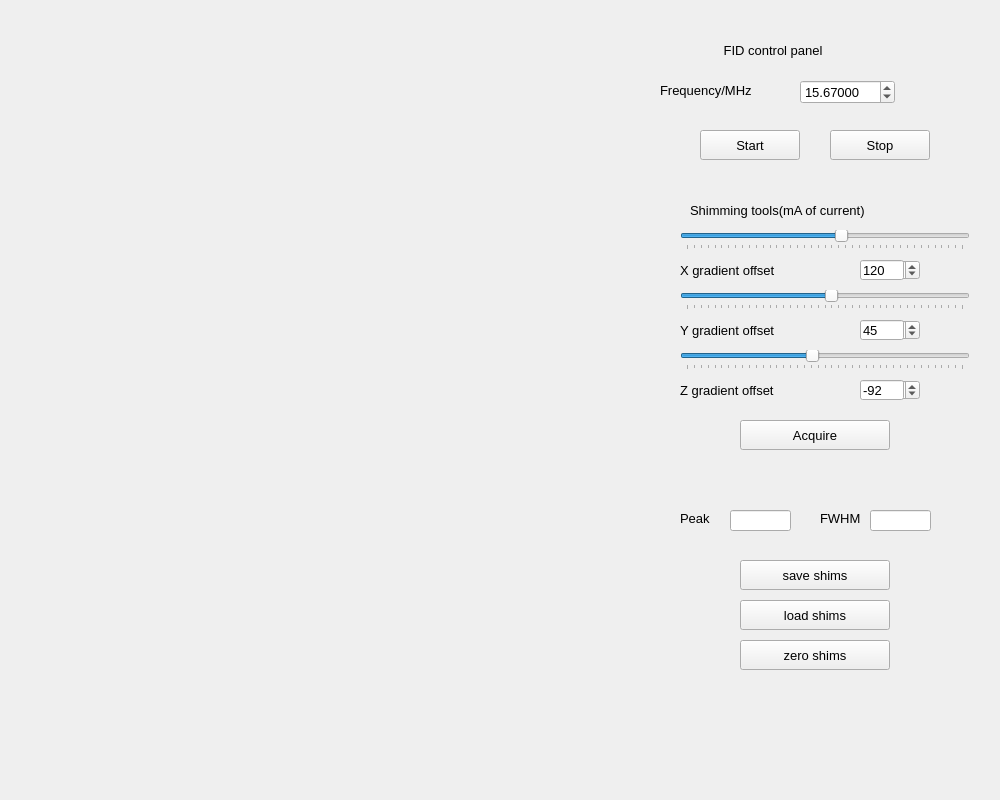
<?xml version="1.0" encoding="UTF-8"?>
<ui version="4.0">
 <class>mri_fid_Widget</class>
 <widget class="QWidget" name="mri_fid_Widget">
  <property name="geometry">
   <rect>
    <x>0</x>
    <y>0</y>
    <width>1000</width>
    <height>800</height>
   </rect>
  </property>
  <property name="windowTitle">
   <string>FID</string>
  </property>
  <widget class="QWidget" name="plotWidget" native="true">
   <property name="geometry">
    <rect>
     <x>20</x>
     <y>10</y>
     <width>600</width>
     <height>700</height>
    </rect>
   </property>
   <property name="sizePolicy">
    <sizepolicy hsizetype="Expanding" vsizetype="Preferred">
     <horstretch>0</horstretch>
     <verstretch>0</verstretch>
    </sizepolicy>
   </property>
   <property name="minimumSize">
    <size>
     <width>0</width>
     <height>0</height>
    </size>
   </property>
   <layout class="QVBoxLayout" name="plotLayout"/>
  </widget>
  <widget class="QWidget" name="controlWidget" native="true">
   <property name="enabled">
    <bool>true</bool>
   </property>
   <property name="geometry">
    <rect>
     <x>640</x>
     <y>10</y>
     <width>350</width>
     <height>700</height>
    </rect>
   </property>
   <property name="sizePolicy">
    <sizepolicy hsizetype="Preferred" vsizetype="Preferred">
     <horstretch>0</horstretch>
     <verstretch>0</verstretch>
    </sizepolicy>
   </property>
   <property name="minimumSize">
    <size>
     <width>300</width>
     <height>0</height>
    </size>
   </property>
   <property name="font">
    <font>
     <pointsize>10</pointsize>
    </font>
   </property>
   <widget class="QLabel" name="freqLabel">
    <property name="geometry">
     <rect>
      <x>20</x>
      <y>70</y>
      <width>131</width>
      <height>20</height>
     </rect>
    </property>
    <property name="text">
     <string>Frequency/MHz</string>
    </property>
   </widget>
   <widget class="QPushButton" name="startButton">
    <property name="geometry">
     <rect>
      <x>60</x>
      <y>120</y>
      <width>100</width>
      <height>30</height>
     </rect>
    </property>
    <property name="text">
     <string>Start</string>
    </property>
   </widget>
   <widget class="QDoubleSpinBox" name="freqValue">
    <property name="geometry">
     <rect>
      <x>160</x>
      <y>70</y>
      <width>95</width>
      <height>24</height>
     </rect>
    </property>
    <property name="font">
     <font>
      <pointsize>10</pointsize>
     </font>
    </property>
    <property name="decimals">
     <number>5</number>
    </property>
    <property name="maximum">
     <double>60.000000000000000</double>
    </property>
    <property name="singleStep">
     <double>0.001000000000000</double>
    </property>
    <property name="value">
     <double>15.670000000000000</double>
    </property>
   </widget>
   <widget class="QPushButton" name="stopButton">
    <property name="geometry">
     <rect>
      <x>190</x>
      <y>120</y>
      <width>100</width>
      <height>30</height>
     </rect>
    </property>
    <property name="text">
     <string>Stop</string>
    </property>
   </widget>
   <widget class="QLabel" name="projectionLabel">
    <property name="geometry">
     <rect>
      <x>400</x>
      <y>170</y>
      <width>112</width>
      <height>16</height>
     </rect>
    </property>
    <property name="text">
     <string>Projection Axis, x/y/z</string>
    </property>
   </widget>
   <widget class="QSlider" name="horizontalSlider_x">
    <property name="geometry">
     <rect>
      <x>40</x>
      <y>220</y>
      <width>290</width>
      <height>20</height>
     </rect>
    </property>
    <property name="minimum">
     <number>-1000</number>
    </property>
    <property name="maximum">
     <number>1000</number>
    </property>
    <property name="value">
     <number>120</number>
    </property>
    <property name="orientation">
     <enum>Qt::Horizontal</enum>
    </property>
    <property name="invertedAppearance">
     <bool>false</bool>
    </property>
    <property name="tickPosition">
     <enum>QSlider::TicksBelow</enum>
    </property>
    <property name="tickInterval">
     <number>50</number>
    </property>
   </widget>
   <widget class="QLabel" name="gradoffsetLabel_x">
    <property name="geometry">
     <rect>
      <x>40</x>
      <y>250</y>
      <width>150</width>
      <height>20</height>
     </rect>
    </property>
    <property name="text">
     <string>X gradient offset</string>
    </property>
   </widget>
   <widget class="QSlider" name="horizontalSlider_y">
    <property name="geometry">
     <rect>
      <x>40</x>
      <y>280</y>
      <width>290</width>
      <height>20</height>
     </rect>
    </property>
    <property name="minimum">
     <number>-1000</number>
    </property>
    <property name="maximum">
     <number>1000</number>
    </property>
    <property name="value">
     <number>45</number>
    </property>
    <property name="orientation">
     <enum>Qt::Horizontal</enum>
    </property>
    <property name="invertedAppearance">
     <bool>false</bool>
    </property>
    <property name="tickPosition">
     <enum>QSlider::TicksBelow</enum>
    </property>
    <property name="tickInterval">
     <number>50</number>
    </property>
   </widget>
   <widget class="QLabel" name="gradoffsetLabel_y">
    <property name="geometry">
     <rect>
      <x>40</x>
      <y>310</y>
      <width>150</width>
      <height>20</height>
     </rect>
    </property>
    <property name="text">
     <string>Y gradient offset</string>
    </property>
   </widget>
   <widget class="QSlider" name="horizontalSlider_z">
    <property name="geometry">
     <rect>
      <x>40</x>
      <y>340</y>
      <width>290</width>
      <height>20</height>
     </rect>
    </property>
    <property name="minimum">
     <number>-1000</number>
    </property>
    <property name="maximum">
     <number>1000</number>
    </property>
    <property name="value">
     <number>-92</number>
    </property>
    <property name="orientation">
     <enum>Qt::Horizontal</enum>
    </property>
    <property name="invertedAppearance">
     <bool>false</bool>
    </property>
    <property name="tickPosition">
     <enum>QSlider::TicksBelow</enum>
    </property>
    <property name="tickInterval">
     <number>50</number>
    </property>
   </widget>
   <widget class="QLabel" name="gradoffsetLabel_z">
    <property name="geometry">
     <rect>
      <x>40</x>
      <y>370</y>
      <width>150</width>
      <height>20</height>
     </rect>
    </property>
    <property name="text">
     <string>Z gradient offset</string>
    </property>
   </widget>
   <widget class="QPushButton" name="acquireButton">
    <property name="geometry">
     <rect>
      <x>100</x>
      <y>410</y>
      <width>150</width>
      <height>30</height>
     </rect>
    </property>
    <property name="text">
     <string>Acquire</string>
    </property>
   </widget>
   <widget class="QSpinBox" name="gradOffset_x">
    <property name="geometry">
     <rect>
      <x>220</x>
      <y>250</y>
      <width>60</width>
      <height>20</height>
     </rect>
    </property>
    <property name="minimum">
     <number>-1000</number>
    </property>
    <property name="maximum">
     <number>1000</number>
    </property>
    <property name="value">
     <number>120</number>
    </property>
   </widget>
   <widget class="QSpinBox" name="gradOffset_y">
    <property name="geometry">
     <rect>
      <x>220</x>
      <y>310</y>
      <width>60</width>
      <height>20</height>
     </rect>
    </property>
    <property name="minimum">
     <number>-1000</number>
    </property>
    <property name="maximum">
     <number>1000</number>
    </property>
    <property name="value">
     <number>45</number>
    </property>
   </widget>
   <widget class="QSpinBox" name="gradOffset_z">
    <property name="geometry">
     <rect>
      <x>220</x>
      <y>370</y>
      <width>60</width>
      <height>20</height>
     </rect>
    </property>
    <property name="minimum">
     <number>-1000</number>
    </property>
    <property name="maximum">
     <number>1000</number>
    </property>
    <property name="value">
     <number>-92</number>
    </property>
   </widget>
   <widget class="QLineEdit" name="gradOffset_disp_x">
    <property name="enabled">
     <bool>true</bool>
    </property>
    <property name="geometry">
     <rect>
      <x>220</x>
      <y>250</y>
      <width>44</width>
      <height>20</height>
     </rect>
    </property>
    <property name="text">
     <string>120</string>
    </property>
   </widget>
   <widget class="QLineEdit" name="gradOffset_disp_y">
    <property name="geometry">
     <rect>
      <x>220</x>
      <y>310</y>
      <width>44</width>
      <height>20</height>
     </rect>
    </property>
    <property name="text">
     <string>45</string>
    </property>
   </widget>
   <widget class="QLineEdit" name="gradOffset_disp_z">
    <property name="geometry">
     <rect>
      <x>220</x>
      <y>370</y>
      <width>44</width>
      <height>20</height>
     </rect>
    </property>
    <property name="text">
     <string>-92</string>
    </property>
   </widget>
   <widget class="QLineEdit" name="peak">
    <property name="geometry">
     <rect>
      <x>90</x>
      <y>500</y>
      <width>61</width>
      <height>21</height>
     </rect>
    </property>
    <property name="text">
     <string/>
    </property>
   </widget>
   <widget class="QLineEdit" name="fwhm">
    <property name="geometry">
     <rect>
      <x>230</x>
      <y>500</y>
      <width>61</width>
      <height>21</height>
     </rect>
    </property>
    <property name="text">
     <string/>
    </property>
   </widget>
   <widget class="QLabel" name="peakLabel">
    <property name="geometry">
     <rect>
      <x>40</x>
      <y>500</y>
      <width>41</width>
      <height>16</height>
     </rect>
    </property>
    <property name="text">
     <string>Peak</string>
    </property>
   </widget>
   <widget class="QLabel" name="fwhmLabel">
    <property name="geometry">
     <rect>
      <x>180</x>
      <y>500</y>
      <width>41</width>
      <height>16</height>
     </rect>
    </property>
    <property name="text">
     <string>FWHM</string>
    </property>
   </widget>
   <widget class="QLabel" name="FIDLabel">
    <property name="geometry">
     <rect>
      <x>80</x>
      <y>30</y>
      <width>180</width>
      <height>20</height>
     </rect>
    </property>
    <property name="text">
     <string> FID control panel</string>
    </property>
   </widget>
   <widget class="QLabel" name="shimmingLabel">
    <property name="geometry">
     <rect>
      <x>50</x>
      <y>190</y>
      <width>260</width>
      <height>20</height>
     </rect>
    </property>
    <property name="text">
     <string>Shimming tools(mA of current)</string>
    </property>
   </widget>
   <widget class="QPushButton" name="saveShimButton">
    <property name="geometry">
     <rect>
      <x>100</x>
      <y>550</y>
      <width>150</width>
      <height>30</height>
     </rect>
    </property>
    <property name="text">
     <string>save shims</string>
    </property>
   </widget>
   <widget class="QPushButton" name="loadShimButton">
    <property name="geometry">
     <rect>
      <x>100</x>
      <y>590</y>
      <width>150</width>
      <height>30</height>
     </rect>
    </property>
    <property name="text">
     <string>load shims</string>
    </property>
   </widget>
   <widget class="QPushButton" name="zeroShimButton">
    <property name="geometry">
     <rect>
      <x>100</x>
      <y>630</y>
      <width>150</width>
      <height>30</height>
     </rect>
    </property>
    <property name="text">
     <string>zero shims</string>
    </property>
   </widget>
   <widget class="QWidget" name="verticalLayoutWidget">
    <property name="geometry">
     <rect>
      <x>270</x>
      <y>50</y>
      <width>71</width>
      <height>61</height>
     </rect>
    </property>
    <layout class="QVBoxLayout" name="checkBoxLayout"/>
   </widget>
  </widget>
 </widget>
 <resources/>
 <connections/>
</ui>
